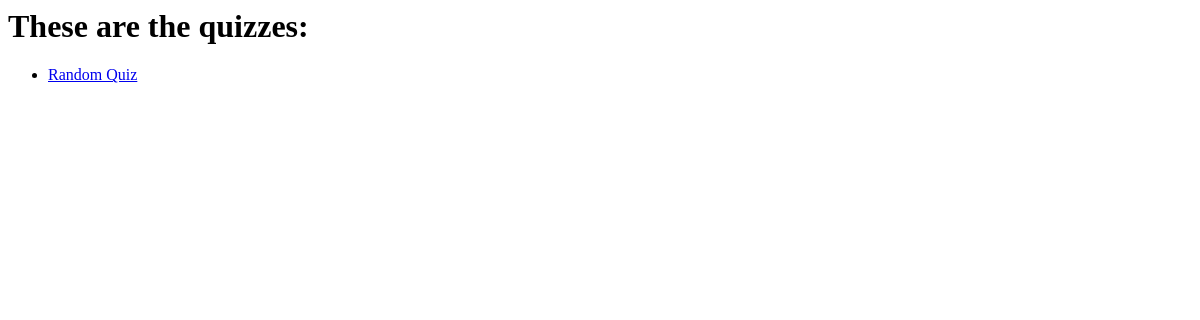
Before: / with the older database file.
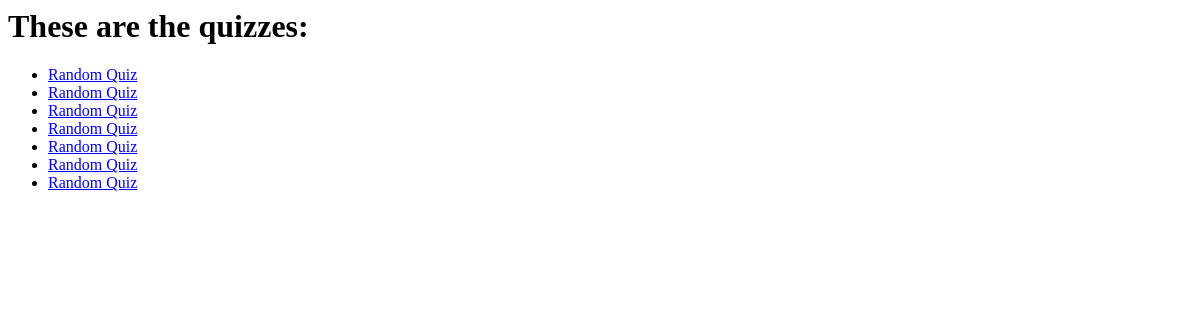
After: the same page with the newer database file.
### tables this page shows
CREATE TABLE quizzes (
	id INTEGER PRIMARY KEY NOT NULL,
	name TEXT NOT NULL
);

### quiz/__main__.py (the view)
@app.route("/")
def choose_quiz():
    with app.app_context():
        conn = get_db()
        return render_template("choose_quiz.html", quizzes=db.get_all_quizzes(conn))

### quiz/__main__.py (called while the page is built)
def get_db():
    _db = getattr(g, '_database', None)
    if _db is None:
        _db = g._database = db.make_db()
    return _db

@app.teardown_appcontext
def close_connection(exception):
    _db = getattr(g, '_database', None)
    if _db is not None:
        _db.close()

### quiz/db/__init__.py (called while the page is built)
def make_db(db_name="quizzes.db", schema="db.sql"):
    conn = sqlite3.connect(db_name, isolation_level=None)
    cur = conn.cursor()
    with open(schema, "r") as f:
        cur.executescript(f.read())
    cur.close()
    return conn

def query(db, q, ret=None, *args):
    cur = db.cursor()
    if args:
        if isinstance(args[0], list) or isinstance(args[0], tuple):
            args = args[0]
    cur.execute(q, args)
    rval = None
    if ret == "insert":
        rval = cur.lastrowid
    elif ret == "fetch_one":
        rval = cur.fetchone()
    elif ret == "fetch_all":
        rval = cur.fetchall()
    cur.close()
    return rval

def get_all_quizzes(db):
    return query(db, "SELECT id,name FROM quizzes", "fetch_all")

### quiz/templates/choose_quiz.html (shortened to what this page needs)
<html>
    <head>
    </head>
    <body>
        <h1>These are the quizzes:</h1>
        <ul>
        {% for qid, quiz in quizzes %}
            <li><a href="{{ url_for('show_questions', qid=qid) }}">{{ quiz }}</a></li>
        {% endfor %}
        </ul>
    </body>
</html>

Changed rows visible on the page:
added quizzes: name "Random Quiz"
added quizzes: name "Random Quiz"
added quizzes: name "Random Quiz"
added quizzes: name "Random Quiz"
added quizzes: name "Random Quiz"
added quizzes: name "Random Quiz"
